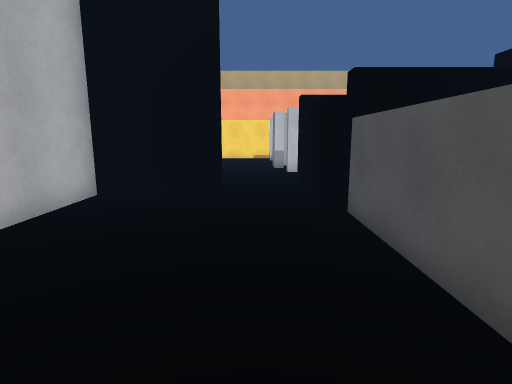
view 1 (above)

23 first-person views from a walk through a scene from a Unity 3-D project. The camera is 1.5 m above the floor, tilts 10° down and sees 80° across. The floor is counted in squares, 0.95 m on a side. Each view is taken from the middle of a square. On the plan, view 1 faces up. The plan holds only what a view shows up to about 15 squares ahead; the rest is blank. The place goes on beyond the plan. The player character is not drawn.

view 2
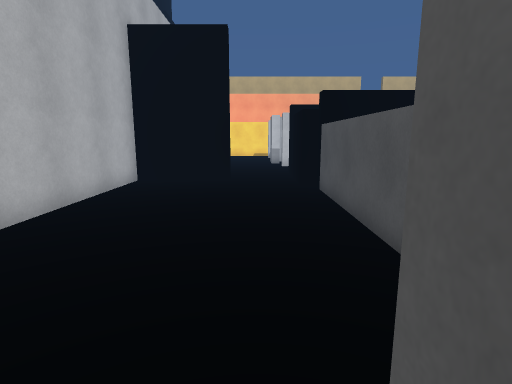

view 3
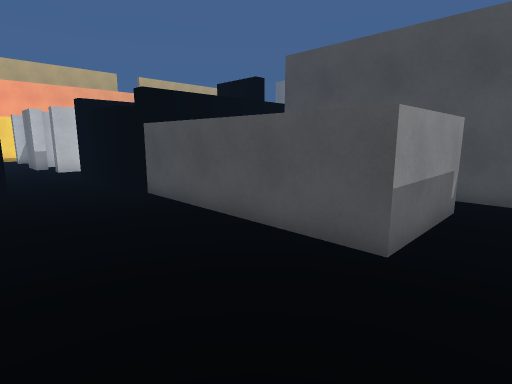

view 4
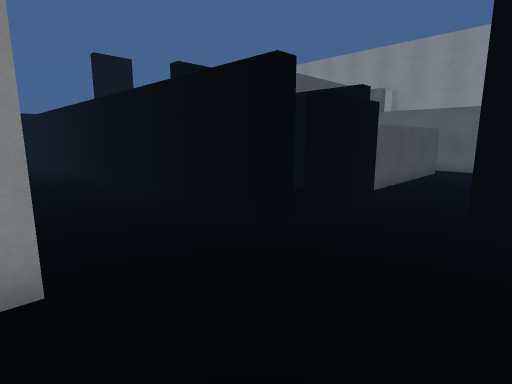

view 5
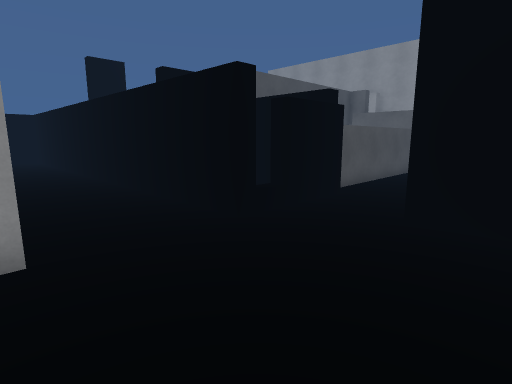

view 6
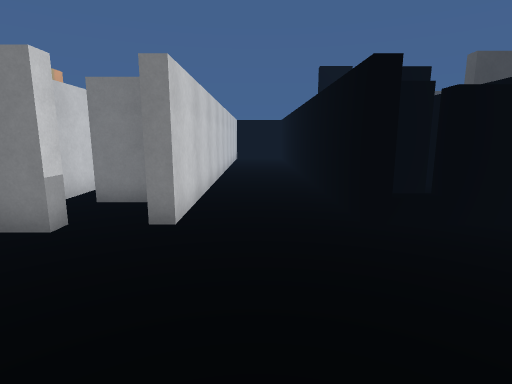

view 7
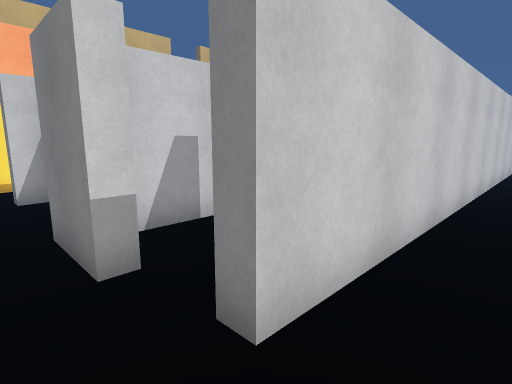

view 8
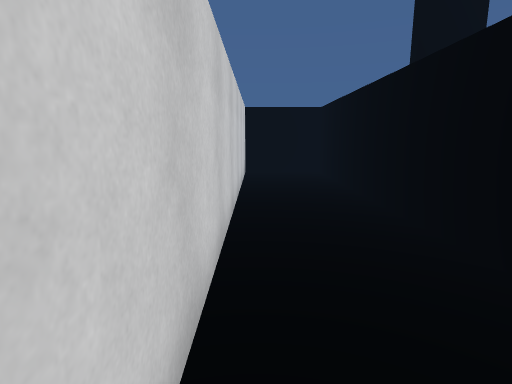

view 9
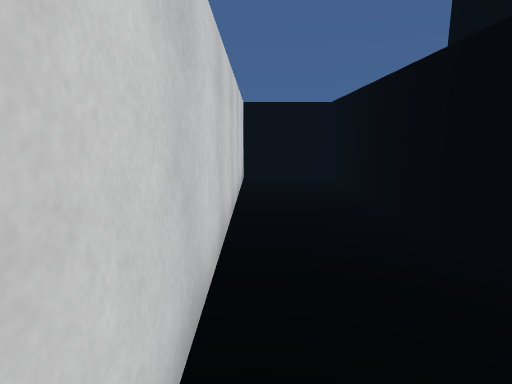

view 10
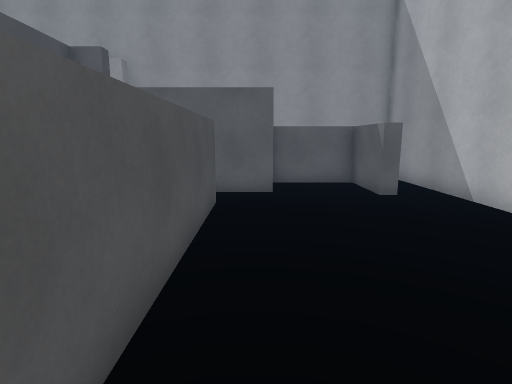

view 11
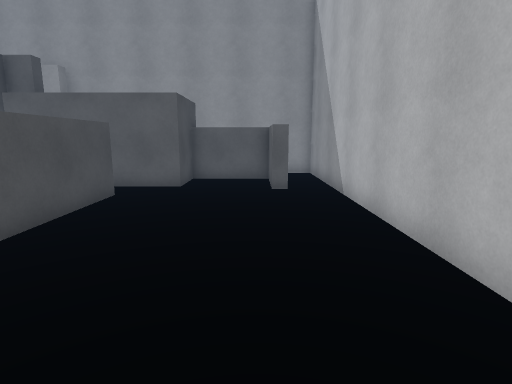

view 12
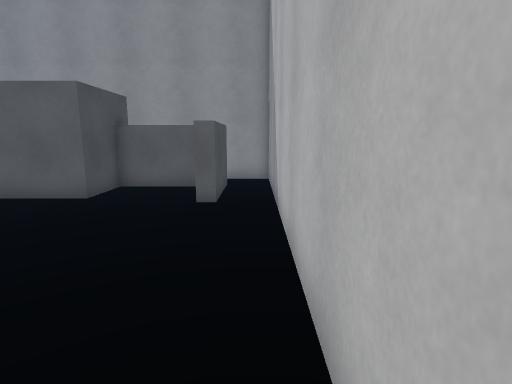

view 13
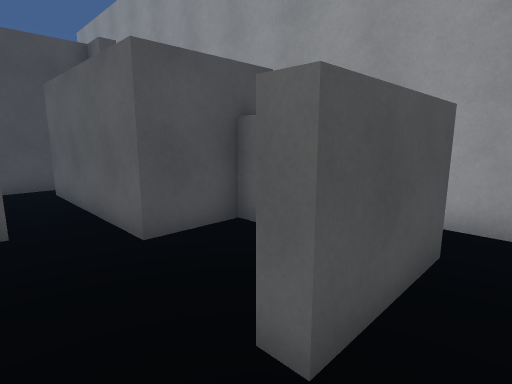

view 14
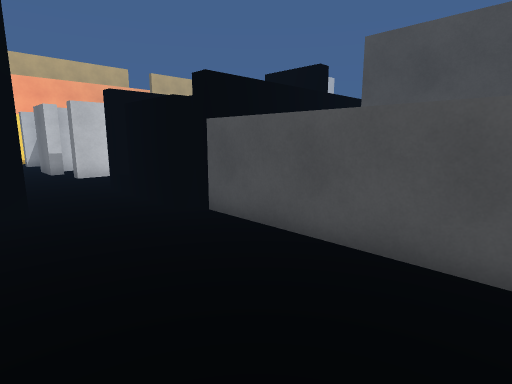

view 15
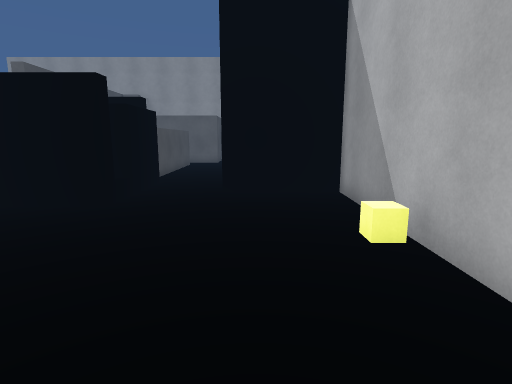

view 16
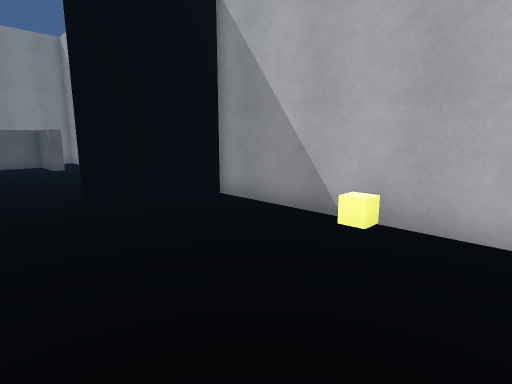

view 17
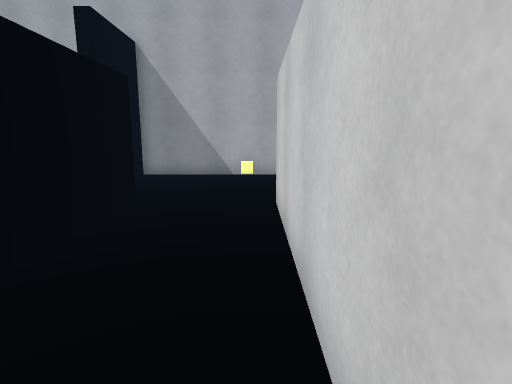

view 18
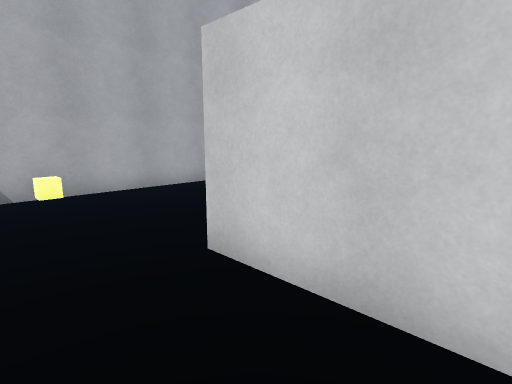

view 19
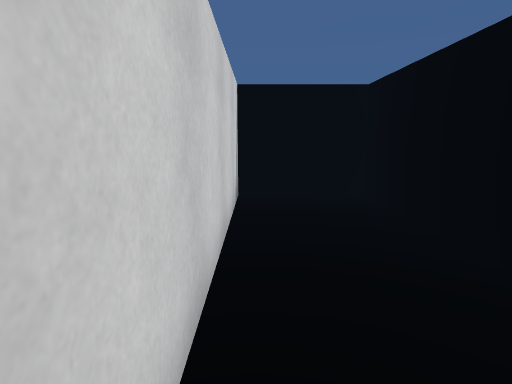

view 20
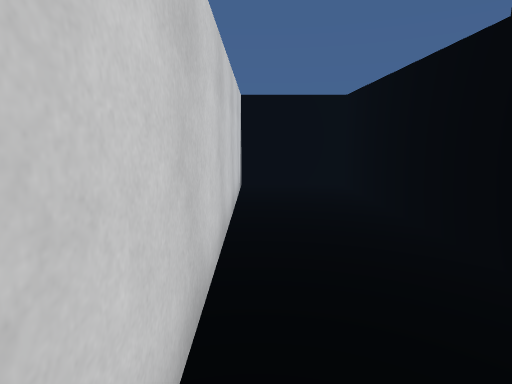

view 21
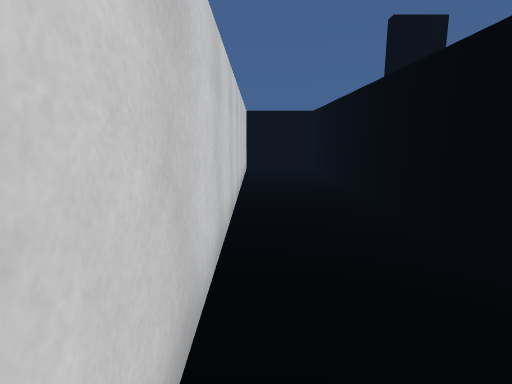

view 22
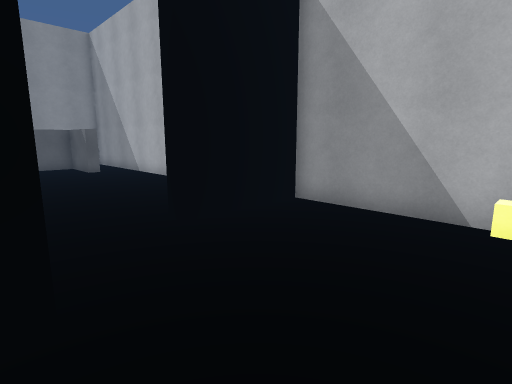

view 23
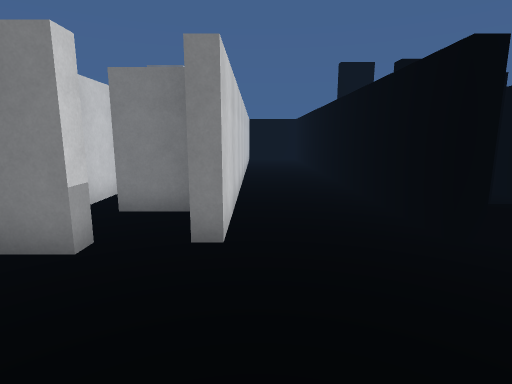

### Floor plan
Points are (right, up) in squares from view 1. A wall is a line through its corners. A room is listed if a view was taken in it or the views show most of it. See-through windows are left out.
Room 1 (views 1, 2, 3, 4, 5, 6, 7, 8, 9, 10, 11, 12, 13, 14, 15, 16, 17, 18, 19, 20, 21, 22, 23)
walls: (2, 10.5) (1.5, 10.5) (1.5, 11) (20.5, 11) (20.5, 14.5) (1.5, 14.5) (1.5, 15); (1.5, 7) (1.5, 9.5) (2, 9.5); (1.6, 16.5) (1, 16.5) (1, 18.5); (-4.5, 18.5) (-4.5, 9) (-1, 9) (-1, 8.5) (-4.5, 8.5) (-4.5, -4.5); (5.6, -0.5) (2, -0.5) (2, 7); (7, -2.2) (7, -0.1); (-3, -4.5) (-3, -1.5) (-2.5, -1.5) (-2.5, -4) (0.5, -4) (0.5, -2) (6, -2)
ways out: opening at (2, 16) to room 2; opening at (-4, -4); opening at (2, 10); opening at (6, 0)
objects: cube (-4, 14)
Room 2 (no view inside)
walls: (3.5, 15.4) (3.5, 17); (4, 18) (1.8, 18)
ways out: opening at (2, 16) to room 1; gap at (4, 17)

Where each view was taken, in squares from view 1:
view 1: 0 up, 0 right, facing up
view 2: 3 down, 0 right, facing up
view 3: 2 down, 2 left, facing up-right
view 4: 15 up, 2 left, facing down-right
view 5: 15 up, 3 left, facing down-right
view 6: 13 up, 4 left, facing right
view 7: 13 up, 0 right, facing up-right
view 8: 14 up, 6 right, facing right
view 9: 14 up, 8 right, facing right
view 10: 7 up, 1 right, facing down
view 11: 8 up, 2 left, facing down
view 12: 6 up, 4 left, facing down
view 13: 0 up, 4 left, facing down-right
view 14: 1 up, 2 left, facing up-right
view 15: 18 up, 2 left, facing down
view 16: 16 up, 1 right, facing down-left
view 17: 14 up, 9 right, facing left
view 18: 12 up, 5 right, facing up-left
view 19: 14 up, 12 right, facing right
view 20: 14 up, 10 right, facing right
view 21: 14 up, 4 right, facing right
view 22: 14 up, 2 right, facing down-left
view 23: 14 up, 3 left, facing right
